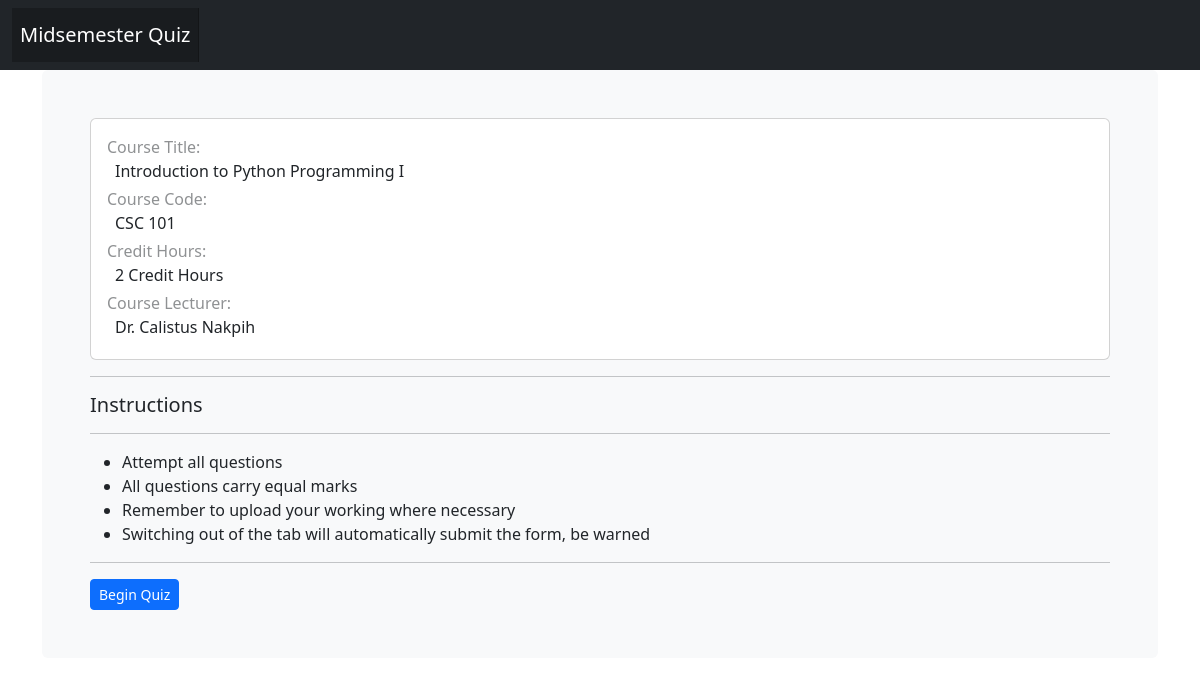
The page /quizzes/quiz/49ee04ba-5a39-4466-80e8-82d4dd69cc82/ on the database its author committed.
### quiz/models.py (models this page shows, shortened)
class Quiz(BaseModel):
    category = models.CharField(max_length=21, choices=quiz_categories, null=False)
    course = models.ForeignKey(Course, on_delete=models.CASCADE)
    duration = models.IntegerField(help_text='Enter Time in Minutes')
    number_of_questions = models.IntegerField(null=True)
    due_by = models.DateTimeField(null=True)
    class Meta:
        verbose_name_plural = 'Quizzes'

class Instruction(models.Model):
    quiz = models.ForeignKey(Quiz, related_name='quizinstruction', on_delete=models.CASCADE)
    text = models.CharField(max_length=256)

### home/models.py (models this page shows, shortened)
class BaseModel(models.Model):
    id = models.UUIDField(default=uuid.uuid4, primary_key=True, editable=False)
    created = models.DateTimeField(auto_now_add=True)
    class Meta:
        abstract = True

class Course(BaseModel):
    lecturer = models.ForeignKey(Lecturer, on_delete=models.CASCADE, null=True)
    course_title = models.CharField(max_length=256)
    course_code = models.CharField(max_length=8, null=True)
    credit_hours = models.IntegerField()
    students = models.ManyToManyField(Student, related_name='coursestudents')

class BaseInfo(models.Model):
    middle_name = models.CharField(max_length=256, null=True, blank=True)
    id = models.CharField(max_length=11)
    class Meta:
        abstract = True

class Lecturer(BaseModel, BaseInfo):
    user = models.ForeignKey(User, on_delete=models.CASCADE, related_name="lecturer")
    position = models.CharField(max_length=21, choices=position)

### quiz/views.py (the view, shortened to what this page needs)
# urls.py: path("quiz/<str:pk>/", views.quiz, name="quiz"),
def quiz(request, pk):
    try:
        quiz = Quiz.objects.get(id=pk)
    except Quiz.DoesNotExist:
        raise Http404("Quiz does not exist")
    instructions = quiz.quizinstruction.all()
    questions = quiz.quizquestions.all()
    answers = Answer.objects.all()
    context = { 'quiz':quiz, 'instructions':instructions, 'questions':questions, 'answers':answers }
    return render(request, "quiz/quiz.html", context=context)

### quiz/templates/quiz/quiz.html (shortened to what this page needs)
{% load static %}
<!DOCTYPE html>
<html lang="en">
  <head>
    <link rel="stylesheet" href="{% static 'quiz/assets/css/global.css' %}" />
    <link rel="stylesheet" href="https://cdn.jsdelivr.net/npm/@docsearch/css@3" />
    <link href="{% static 'quiz/assets/dist/css/bootstrap.min.css' %}" rel="stylesheet" />
    <link href="https://cdn.jsdelivr.net/npm/bootstrap-icons@1.10.5/font/bootstrap-icons.min.css" rel="stylesheet" />
    <link href="{% static 'quiz/assets/css/dashboard.css' %}" rel="stylesheet" />
  </head>
  <body>
    <nav class="navbar navbar-expand-md navbar-dark bg-dark">
      <div class="container-fluid justify-content-between">
        <a class="navbar-brand px-2" href="quizzes.html">{{ quiz.category }} Quiz</a>
      </div>
    </nav>
    <main class="container" id="quiz-container">
      <div class="bg-body-tertiary p-5 rounded" id="quiz-instructions">
        <div class="card">
          <div class="card-body">
            <span class="opacity-50 fw-medium">Course Title:</span><br />
            <p class="opacity-70 fw-medium mb-1 px-2">{{ quiz.course.course_title }}</p>
            <span class="opacity-50 fw-medium">Course Code:</span><br />
            <p class="opacity-70 fw-medium mb-1 px-2">{{ quiz.course.course_code }}</p>
            <span class="opacity-50 fw-medium">Credit Hours:</span><br />
            <p class="opacity-70 fw-medium mb-1 px-2">{{ quiz.course.credit_hours }} Credit Hours</p>
            <span class="opacity-50 fw-medium">Course Lecturer:</span>
            <p class="opacity-70 fw-medium mb-1 px-2">{{ quiz.course.lecturer.position }} {{ quiz.course.lecturer.user.first_name }} {{ quiz.course.lecturer.user.last_name }}</p>
          </div>
        </div>
        <hr />
        <p class="lead">
          <h5>Instructions</h5>
          <hr />
          <ul>
            {% for instruction in instructions %}
              <li>{{ instruction.text }}</li>
            {% endfor %}
            <li>Switching out of the tab will automatically submit the form, be warned</li>
          </ul>
          <hr />
        </p>
        <a id="begin" class="btn btn-sm btn-primary" role="button">Begin Quiz</a>
      </div>
    </main>
  </body>
</html>

### quiz/static/quiz/assets/css/dashboard.css (style rules this page uses)
.navbar-brand { padding-top: .75rem; padding-bottom: .75rem; background-color: rgba(0, 0, 0, .25); box-shadow: inset -1px 0 0 rgba(0, 0, 0, .25); }

### rows shown on the page
Quiz: category "Midsemester", course.course_title "Introduction to Python Programming I", course.course_code "CSC 101", course.credit_hours "2", course.lecturer.position "Dr.", course.lecturer.user.first_name "Calistus", course.lecturer.user.last_name "Nakpih"
Instruction: text "Attempt all questions"
Instruction: text "All questions carry equal marks"
Instruction: text "Remember to upload your working where necessary"
